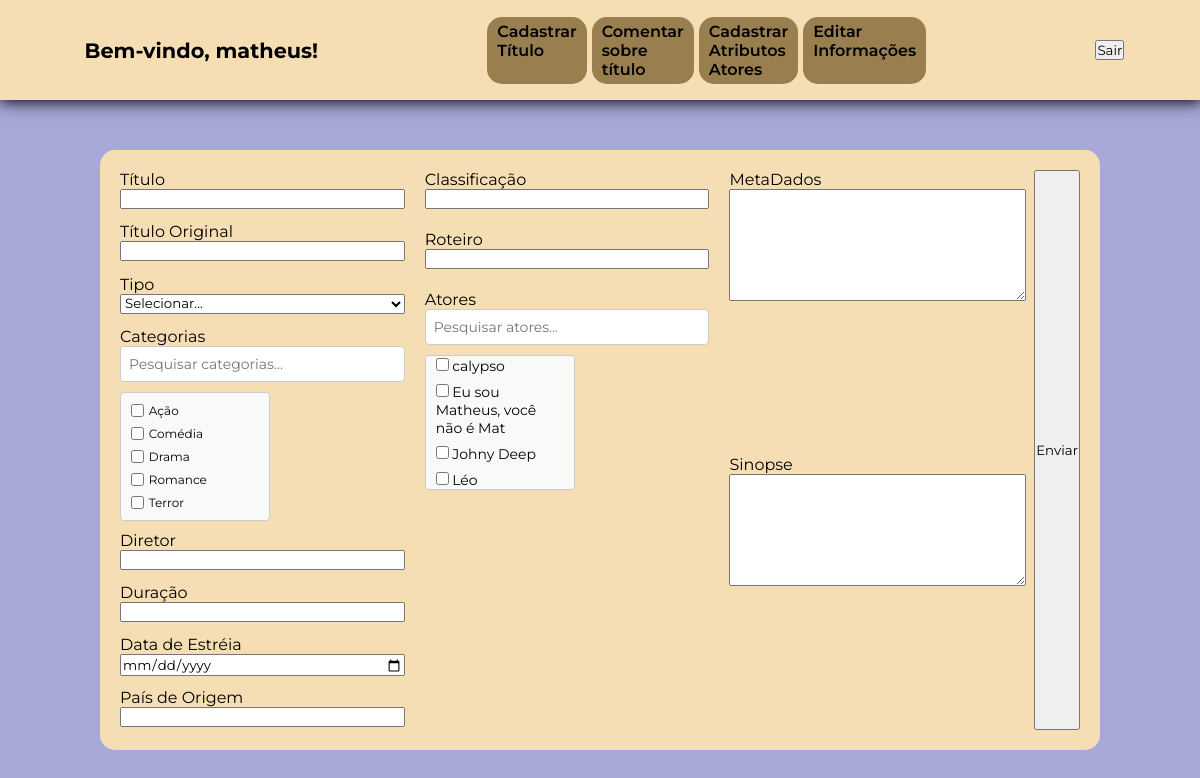
Screenshot of /php/cadastro/cadastroTitulos.php (signed in) with the database file from the repository.
### tables this page shows
CREATE TABLE `categorias` (
  `categoria_id` int(11) NOT NULL,
  `data` timestamp NOT NULL DEFAULT current_timestamp() ON UPDATE current_timestamp(),
  `categoria` varchar(20) NOT NULL
);

CREATE TABLE `atores` (
  `id` int(11) NOT NULL,
  `nome` varchar(30) NOT NULL,
  `nascimento` date NOT NULL,
  `falecimento` date NOT NULL,
  `nacionalidade` varchar(30) NOT NULL,
  `nome_artistico` varchar(30) DEFAULT NULL,
  `cidade_nascimento` varchar(30) DEFAULT NULL,
  `estado_nascimento` varchar(30) DEFAULT NULL,
  `filhos` text DEFAULT NULL,
  `conjuges` text DEFAULT NULL,
  `txt_apresentacao` text DEFAULT NULL
);

### php/cadastro/cadastroTitulos.php (the view, shortened to what this page needs)
<?php
require_once '../DB/conexaoDB.php';
try {
    $query = "SELECT categoria_id, categoria FROM categorias ORDER BY categoria";
    $stmt = $pdo->query($query);
    $opcoes = $stmt->fetchAll(PDO::FETCH_ASSOC);
} catch (PDOException $e) {
    die("Erro ao buscar categorias: " . $e->getMessage());
}
try {
    $sql = "SELECT id, nome_artistico FROM atores ORDER BY nome_artistico";
    $stmt = $pdo->query($sql);
    $tags = $stmt->fetchAll(PDO::FETCH_ASSOC);
} catch (PDOException $e) {
    die("Erro ao buscar atores: " . $e->getMessage());
}
?>
<!DOCTYPE html>
<html>
<head>
    <link rel="stylesheet" href="../../style/styleCadastroTitulo.css">
</head>
<body>
    <header>
        <?php include 'headerCadastro.php' ?>
    </header>
    <main>
        <div class="card">
            <form action="incluirTitulo.php" method="POST">
                <div class="coluna">
                    <div class="label-input">
                        <label for="titulo">Título</label>
                        <input class="input100" type="text" name="titulo" id="titulo" required>
                    </div>
                    <div class="label-input">
                        <label for="titulo-original">Título Original</label>
                        <input class="input100" type="text" name="titulo-original" id="titulo-original">
                    </div>
                    <div class="label-input">
                        <label for="tipo">Tipo</label>
                        <select name="tipo" id="tipo">
                            <option value="">Selecionar...</option>
                        </select>
                    </div>
                    <div class="label-input label-input-alto">
                        <label for="search-categorias">Categorias</label>
                        <input type="text" id="search-categorias" placeholder="Pesquisar categorias...">
                        <div id="categorias" class="categorias-container">
                            <?php foreach ($opcoes as $opcao): ?>
                                <label class="categoria-item">
                                    <input class="input-select" type="checkbox" name="categorias[]" value="<?= htmlspecialchars($opcao['categoria_id']) ?>">
                                    <?= htmlspecialchars($opcao['categoria']) ?>
                                </label>
                            <?php endforeach; ?>
                        </div>
                    </div>
                    <div class="label-input">
                        <label for="diretor">Diretor</label>
                        <input type="text" id="diretor" name="diretor">
                    </div>
                    <div class="label-input">
                        <label for="duracao">Duração</label>
                        <input type="text" id="duracao" name="duracao">
                    </div>
                    <div class="label-input">
                        <label for="data-estreia">Data de Estréia</label>
                        <input type="date" id="data-estreia" name="data-estreia">
                    </div>
                    <div class="label-input">
                        <label for="pais-origem">País de Origem</label>
                        <input type="text" id="pais-origem" name="pais-origem">
                    </div>
                </div>
                <div class="coluna">
                    <div class="label-input">
                        <label for="classificacao">Classificação</label>
                        <input type="text" id="classificacao" name="classificacao">
                    </div>
                    <div class="label-input">
                        <label for="roteiro">Roteiro</label>
                        <input type="text" id="roteiro" name="roteiro">
                    </div>
                    <div class="label-input label-input-alto">
                        <label for="search-atores">Atores</label>
                        <input type="text" id="search-atores" placeholder="Pesquisar atores...">
                        <div id="atores" class="categorias-container">
                            <?php foreach ($tags as $tag): ?>
                                <label class="categoria-item">
                                    <input class="input-select" type="checkbox" name="atores[]" value="<?= htmlspecialchars($tag['id']) ?>">
                                    <?= htmlspecialchars($tag['nome_artistico']) ?>
                                </label>
                            <?php endforeach; ?>
                        </div>
                    </div>
                </div>
                <div class="coluna">
                    <div class="label-input label-input-textarea">
                            <label for="meta-dados">MetaDados</label>
                            <textarea id="meta-dados" name="meta-dados"></textarea>
                        </div>
                        <div class="label-input label-input-textarea">
                            <label for="sinopse">Sinopse</label>
                            <textarea id="sinopse" name="sinopse"></textarea>
                        </div>
                    </div>
                <button type="submit">Enviar</button>
            </form>
        </div>
    </main>
</body>
</html>

### style/styleCadastroTitulo.css (style rules this page uses)
:root { --cor-do-card:wheat ; --cor-body: rgb(167, 167, 216); --cor-btn-menu: rgb(153, 127, 79); --fonte-principal: "Montserrat", serif; }
* { margin: 0; padding: 0; font-family: var(--fonte-principal); }
body { width: 100vw; height: 700px; background-color: var(--cor-body); }
header, main, .card { display: flex; align-items: center; }
header { width: 100%; height: 100px; background-color: var(--cor-do-card); justify-content: space-around; box-shadow: 1px 1px 15px 1px black; }
main { width: 100%; height: 100%; justify-content: center; }
.card { width: 80%; height: 80%; padding: 20px 20px; background-color: var(--cor-do-card); border-radius: 15px; display: flex; flex-direction: column; justify-content: center; gap: 20px; }
form { display: flex; gap:20px; }
.coluna { width: 30%; display: flex; flex-direction: column; gap: 10px; }
form { width: 100%; height: 100%; }
form textarea { width: 100%; height: 100px; padding: 5px; }
.label-input { display: flex; flex-direction: column; height: 50px; }
.label-input-alto { height: 200px; }
.label-input-textarea { height: 300px; }
.input-select { width: 10%; }
#categorias, #atores { width: 150px; display: flex; justify-content: center; flex-direction: column; }
#categorias label { font-size: 12px; display: flex; align-items: center; gap: 5px; }
#search-categorias, #search-atores { margin-bottom: 10px; padding: 8px; font-size: 14px; border: 1px solid #ccc; border-radius: 4px; }
.categorias-container { flex: 1; overflow-y: auto; border: 1px solid #ccc; border-radius: 4px; padding: 10px; box-sizing: border-box; background-color: #f9f9f9; }
.categoria-item { display: block; margin-bottom: 8px; font-size: 14px; }
.categoria-item:last-child { margin-bottom: 0; }

### rows the page displays
categorias: categoria "Ação"
categorias: categoria "Comédia"
categorias: categoria "Drama"
categorias: categoria "Romance"
categorias: categoria "Terror"
atores: nome_artistico "calypso"
atores: nome_artistico "Eu sou Matheus, você não é Mat"
atores: nome_artistico "Johny Deep"
atores: nome_artistico "Léo"

### other values shown
$_SESSION['username'] "matheus"
